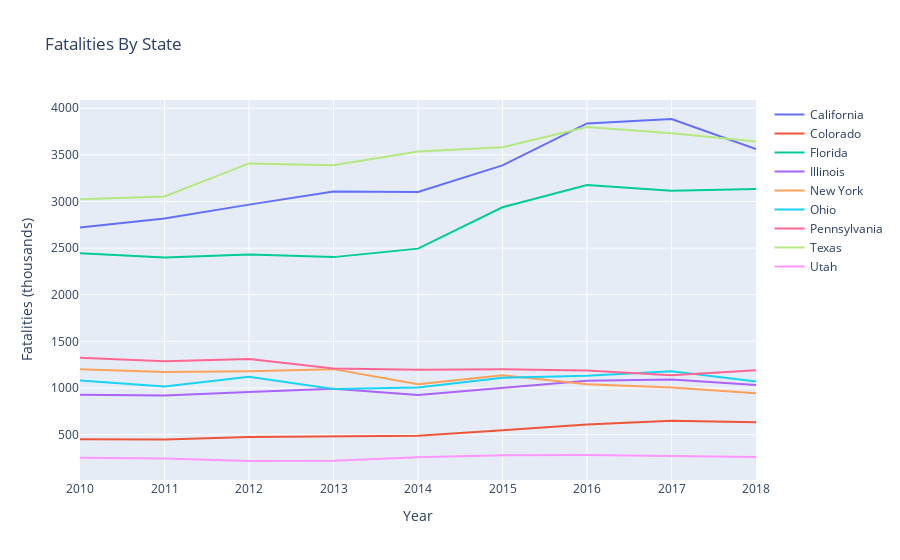

The cell this chart's notebook holds for it:
### Markdown cell above
###### Create new DataFrame
in order to save figures you must have some dependencies installed
* conda install -c plotly plotly-orca psutil requests

### Code cell
fig = go.Figure()
merged = crash_dict

#merged['TotalFatalCounts'] = merged['Total Fatalities'].astype(int)
grouped_states = merged.groupby('State')
for states,group in grouped_states['State']:
    year = merged.loc[merged["State"] == states]["Year"]
    crashes = merged.loc[merged["State"] == states]["Total Fatalities"]

    fig.add_trace(go.Scatter(x= year, y=crashes, mode='lines', name=states) )
    fig.update_layout(title='Fatalities By State',
                   xaxis_title='Year',
                   yaxis_title='Fatalities (thousands)')

fig.show()
fig.write_image("Images/fig1.png")

### Figure 1 — Plotly figure (JSON) as saved in the notebook; plotly's stock layout.template omitted (floating-point values rounded to 4 significant figures)
{"data": [{"mode": "lines", "name": "California", "type": "scatter", "x": ["2010", "2011", "2012", "2013", "2014", "2015", "2016", "2017", "2018"], "y": [2720, 2816, 2966, 3107, 3102, 3387, 3837, 3884, 3563]}, {"mode": "lines", "name": "Colorado", "type": "scatter", "x": ["2010", "2011", "2012", "2013", "2014", "2015", "2016", "2017", "2018"], "y": [450, 447, 474, 482, 488, 547, 608, 648, 632]}, {"mode": "lines", "name": "Florida", "type": "scatter", "x": ["2010", "2011", "2012", "2013", "2014", "2015", "2016", "2017", "2018"], "y": [2444, 2400, 2431, 2403, 2494, 2938, 3176, 3116, 3133]}, {"mode": "lines", "name": "Illinois", "type": "scatter", "x": ["2010", "2011", "2012", "2013", "2014", "2015", "2016", "2017", "2018"], "y": [927, 918, 956, 991, 924, 998, 1078, 1090, 1031]}, {"mode": "lines", "name": "New York", "type": "scatter", "x": ["2010", "2011", "2012", "2013", "2014", "2015", "2016", "2017", "2018"], "y": [1201, 1171, 1180, 1202, 1041, 1136, 1041, 1006, 943]}, {"mode": "lines", "name": "Ohio", "type": "scatter", "x": ["2010", "2011", "2012", "2013", "2014", "2015", "2016", "2017", "2018"], "y": [1080, 1017, 1121, 989, 1006, 1110, 1132, 1179, 1068]}, {"mode": "lines", "name": "Pennsylvania", "type": "scatter", "x": ["2010", "2011", "2012", "2013", "2014", "2015", "2016", "2017", "2018"], "y": [1324, 1286, 1310, 1210, 1195, 1200, 1188, 1137, 1190]}, {"mode": "lines", "name": "Texas", "type": "scatter", "x": ["2010", "2011", "2012", "2013", "2014", "2015", "2016", "2017", "2018"], "y": [3023, 3054, 3408, 3389, 3536, 3582, 3797, 3732, 3642]}, {"mode": "lines", "name": "Utah", "type": "scatter", "x": ["2010", "2011", "2012", "2013", "2014", "2015", "2016", "2017", "2018"], "y": [253, 243, 217, 220, 256, 278, 281, 273, 260]}], "layout": {"title": {"text": "Fatalities By State"}, "xaxis": {"title": {"text": "Year"}}, "yaxis": {"title": {"text": "Fatalities (thousands)"}}}}
